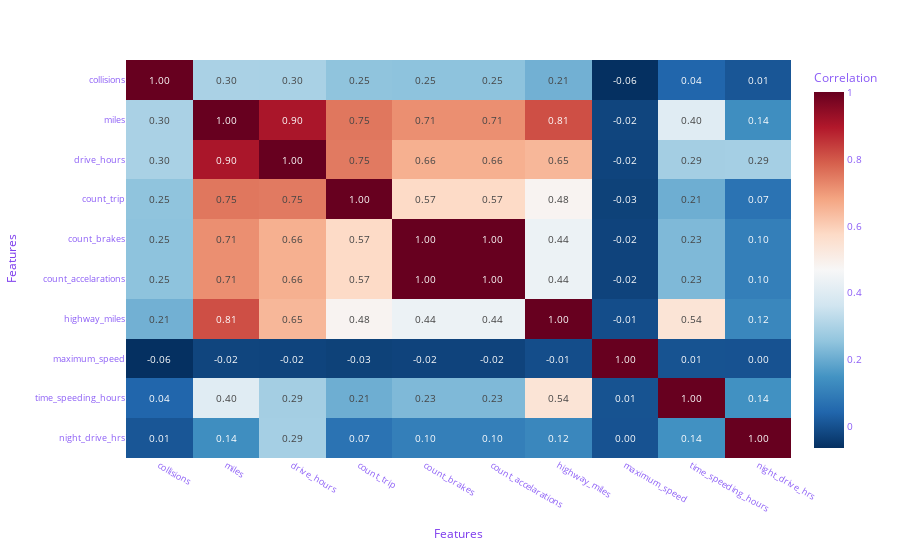

Notebook code for this chart:
### Markdown cell above
## Feature Correlation Analysis

### Code cell
# Correlation analysis for numerical features
if len(num_features) > 1:
    # Calculate correlation matrix
    correlation_matrix = df[num_features + [target_col] if target_col in numerical_cols else num_features].corr()
    
    # Select top correlated features with target (if target is numerical)
    if target_col in correlation_matrix.columns:
        target_corr = correlation_matrix[target_col].abs().sort_values(ascending=False)
        print(f"Features most correlated with {target_col}:")
        print(target_corr.head(10))
        
        # Create correlation heatmap for top features
        top_corr_features = target_corr.head(10).index.tolist()
    else:
        # If target is not numerical, show correlation among features
        top_corr_features = num_features[:10] if len(num_features) > 10 else num_features
    
    corr_subset = df[top_corr_features].corr()
    
    fig_corr = px.imshow(
        corr_subset,
        text_auto='.2f',
        aspect='auto',
        color_continuous_scale='RdBu_r',
        labels={'x': 'Features', 'y': 'Features', 'color': 'Correlation'}
    )
    
    fig_corr.update_layout(
        height=550,
        paper_bgcolor='rgba(0,0,0,0)',
        plot_bgcolor='rgba(0,0,0,0)',
        font=dict(color='#8B5CF6', size=10),
        title_font=dict(color='#7C3AED', size=16),
        xaxis=dict(
            tickfont=dict(color='#8B5CF6', size=9),
            title_font=dict(color='#7C3AED', size=12)
        ),
        yaxis=dict(
            tickfont=dict(color='#8B5CF6', size=9),
            title_font=dict(color='#7C3AED', size=12)
        )
    )
    
    fig_corr.write_html(
        "/Users/yuvalheffetz/ds-agent-projects/session_5feb6ac6-f292-4d0c-9e41-ab6b3ffc14d6/research/plots/feature_correlations.html",
        include_plotlyjs=True,
        config={'responsive': True, 'displayModeBar': False}
    )
    
    fig_corr.show()
    
else:
    print("Insufficient numerical features for correlation analysis.")
    # Create placeholder
    fig_corr = px.bar(x=['Insufficient features'], y=[0])
    fig_corr.write_html(
        "/Users/yuvalheffetz/ds-agent-projects/session_5feb6ac6-f292-4d0c-9e41-ab6b3ffc14d6/research/plots/feature_correlations.html",
        include_plotlyjs=True,
        config={'responsive': True, 'displayModeBar': False}
    )

### Figure 1 — Plotly figure (JSON) as saved in the notebook; plotly's stock layout.template omitted (floating-point values rounded to 4 significant figures)
{"data": [{"coloraxis": "coloraxis", "hovertemplate": "Features: %{x}<br>Features: %{y}<br>Correlation: %{z}<extra></extra>", "name": "0", "texttemplate": "%{z:.2f}", "type": "heatmap", "x": ["collisions", "miles", "drive_hours", "count_trip", "count_brakes", "count_accelarations", "highway_miles", "maximum_speed", "time_speeding_hours", "night_drive_hrs"], "xaxis": "x", "y": ["collisions", "miles", "drive_hours", "count_trip", "count_brakes", "count_accelarations", "highway_miles", "maximum_speed", "time_speeding_hours", "night_drive_hrs"], "yaxis": "y", "z": [[1.0, 0.2968, 0.2952, 0.2537, 0.2509, 0.2509, 0.2124, -0.06272, 0.04412, 0.01239], [0.2968, 1.0, 0.9045, 0.7525, 0.7144, 0.7143, 0.8124, -0.02173, 0.4048, 0.1373], [0.2952, 0.9045, 1.0, 0.7475, 0.6595, 0.6594, 0.646, -0.02301, 0.2858, 0.2889], [0.2537, 0.7525, 0.7475, 1.0, 0.5745, 0.5745, 0.4824, -0.02803, 0.2079, 0.07368], [0.2509, 0.7144, 0.6595, 0.5745, 1.0, 1.0, 0.4391, -0.02488, 0.2309, 0.1029], [0.2509, 0.7143, 0.6594, 0.5745, 1.0, 1.0, 0.439, -0.02482, 0.231, 0.1029], [0.2124, 0.8124, 0.646, 0.4824, 0.4391, 0.439, 1.0, -0.005123, 0.541, 0.121], [-0.06272, -0.02173, -0.02301, -0.02803, -0.02488, -0.02482, -0.005123, 1.0, 0.005434, 0.00496], [0.04412, 0.4048, 0.2858, 0.2079, 0.2309, 0.231, 0.541, 0.005434, 1.0, 0.1446], [0.01239, 0.1373, 0.2889, 0.07368, 0.1029, 0.1029, 0.121, 0.00496, 0.1446, 1.0]]}], "layout": {"coloraxis": {"colorbar": {"title": {"text": "Correlation"}}, "colorscale": [[0.0, "rgb(5,48,97)"], [0.1, "rgb(33,102,172)"], [0.2, "rgb(67,147,195)"], [0.3, "rgb(146,197,222)"], [0.4, "rgb(209,229,240)"], [0.5, "rgb(247,247,247)"], [0.6, "rgb(253,219,199)"], [0.7, "rgb(244,165,130)"], [0.8, "rgb(214,96,77)"], [0.9, "rgb(178,24,43)"], [1.0, "rgb(103,0,31)"]]}, "font": {"color": "#8B5CF6", "size": 10}, "height": 550, "margin": {"t": 60}, "paper_bgcolor": "rgba(0,0,0,0)", "plot_bgcolor": "rgba(0,0,0,0)", "title": {"font": {"color": "#7C3AED", "size": 16}}, "xaxis": {"anchor": "y", "domain": [0.0, 1.0], "tickfont": {"color": "#8B5CF6", "size": 9}, "title": {"font": {"color": "#7C3AED", "size": 12}, "text": "Features"}}, "yaxis": {"anchor": "x", "autorange": "reversed", "domain": [0.0, 1.0], "tickfont": {"color": "#8B5CF6", "size": 9}, "title": {"font": {"color": "#7C3AED", "size": 12}, "text": "Features"}}}}
